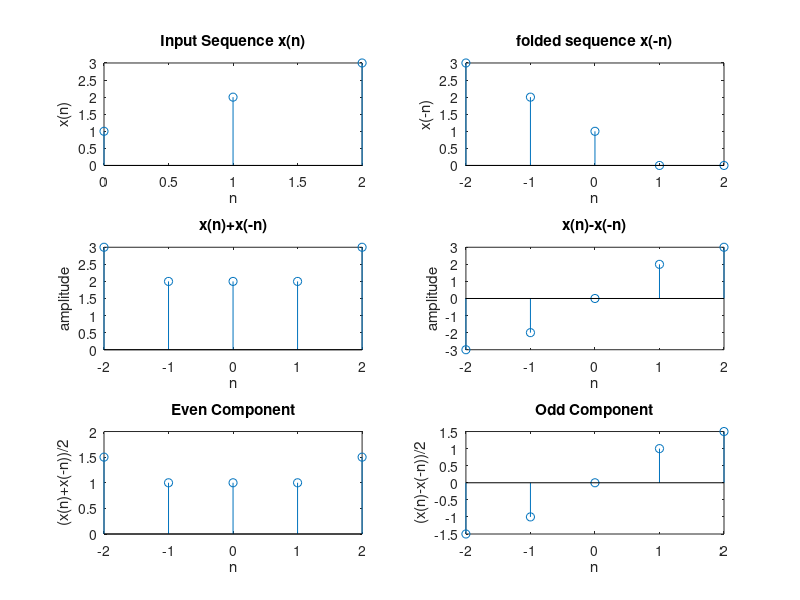

Here is the MATLAB script that generated this plot:
x=[1 2 3]; 
n=[0 1 2]; 
subplot(3,2,1); 
stem(n,x); 
title('Input Sequence x(n)'); 
xlabel('n'); ylabel('x(n)'); 
n1=-fliplr(n)
n1(length(n1))=[]; 
n2=[n1 n]; 
x1= zeros(1, length(n2));
i=find(n2==min(n));
x1(i:length(x1))=x; 
y=fliplr(x1); 
subplot(3,2,2); 
stem(n2,y); 
title('folded sequence x(-n)'); 
xlabel('n'); 
ylabel('x(-n)'); 
%Addition 
xe1=(x1+y); 
subplot(3,2,3); 
stem(n2,xe1); 
title('x(n)+x(-n)'); 
xlabel('n'); 
ylabel('amplitude'); 
%Subtraction 
xo1=(x1-y); 
subplot(3,2,4); 
stem(n2,xo1); 
title('x(n)-x(-n)'); 
xlabel('n'); 
ylabel('amplitude'); 
%Even Component 
xe1=0.5*(x1+y); 
subplot(3,2,5); 
stem(n2,xe1); 
title('Even Component'); 
xlabel('n'); 
ylabel('(x(n)+x(-n))/2'); 
%Odd Component 
xo1=0.5*(x1-y); 
subplot(3,2,6); 
stem(n2,xo1); 
title('Odd Component'); 
xlabel('n'); 
ylabel('(x(n)-x(-n))/2')